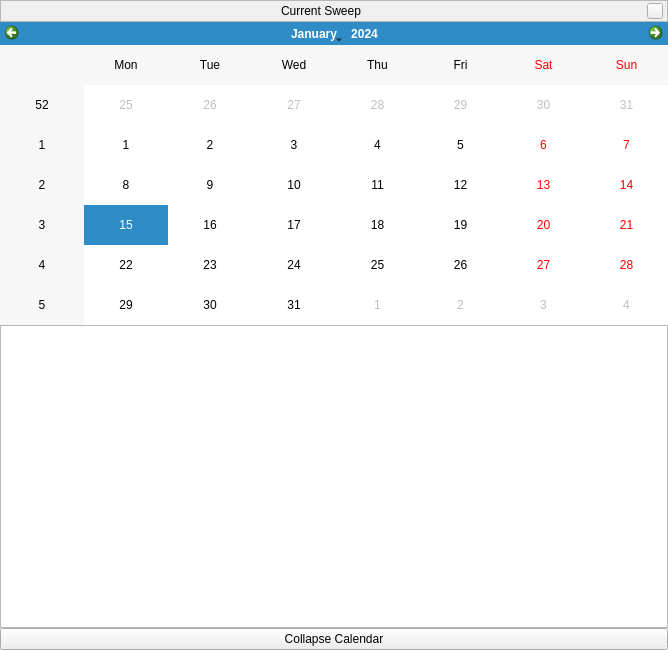
<?xml version="1.0" encoding="UTF-8"?>
<ui version="4.0">
 <class>calendarDialogForm</class>
 <widget class="QWidget" name="calendarDialogForm">
  <property name="geometry">
   <rect>
    <x>0</x>
    <y>0</y>
    <width>668</width>
    <height>650</height>
   </rect>
  </property>
  <property name="sizePolicy">
   <sizepolicy hsizetype="Minimum" vsizetype="MinimumExpanding">
    <horstretch>0</horstretch>
    <verstretch>0</verstretch>
   </sizepolicy>
  </property>
  <layout class="QVBoxLayout" name="verticalLayout_2">
   <property name="spacing">
    <number>0</number>
   </property>
   <property name="leftMargin">
    <number>0</number>
   </property>
   <property name="topMargin">
    <number>0</number>
   </property>
   <property name="rightMargin">
    <number>0</number>
   </property>
   <property name="bottomMargin">
    <number>0</number>
   </property>
   <item>
    <widget class="BarFrame" name="TitleBar">
     <property name="sizePolicy">
      <sizepolicy hsizetype="Expanding" vsizetype="Preferred">
       <horstretch>0</horstretch>
       <verstretch>0</verstretch>
      </sizepolicy>
     </property>
     <property name="maximumSize">
      <size>
       <width>16777215</width>
       <height>25</height>
      </size>
     </property>
     <property name="frameShape">
      <enum>QFrame::StyledPanel</enum>
     </property>
     <property name="frameShadow">
      <enum>QFrame::Raised</enum>
     </property>
     <layout class="QHBoxLayout" name="horizontalLayout_7">
      <property name="spacing">
       <number>6</number>
      </property>
      <property name="leftMargin">
       <number>0</number>
      </property>
      <property name="topMargin">
       <number>0</number>
      </property>
      <property name="rightMargin">
       <number>4</number>
      </property>
      <property name="bottomMargin">
       <number>0</number>
      </property>
      <item>
       <spacer name="leftSpacer">
        <property name="orientation">
         <enum>Qt::Horizontal</enum>
        </property>
        <property name="sizeHint" stdset="0">
         <size>
          <width>40</width>
          <height>20</height>
         </size>
        </property>
       </spacer>
      </item>
      <item>
       <widget class="QLabel" name="stelWindowTitle">
        <property name="text">
         <string>Current Sweep</string>
        </property>
       </widget>
      </item>
      <item>
       <spacer name="rightSpacer">
        <property name="orientation">
         <enum>Qt::Horizontal</enum>
        </property>
        <property name="sizeHint" stdset="0">
         <size>
          <width>40</width>
          <height>20</height>
         </size>
        </property>
       </spacer>
      </item>
      <item>
       <widget class="QPushButton" name="closeStelWindow">
        <property name="minimumSize">
         <size>
          <width>16</width>
          <height>16</height>
         </size>
        </property>
        <property name="maximumSize">
         <size>
          <width>16</width>
          <height>16</height>
         </size>
        </property>
        <property name="focusPolicy">
         <enum>Qt::NoFocus</enum>
        </property>
        <property name="text">
         <string/>
        </property>
       </widget>
      </item>
     </layout>
    </widget>
   </item>
   <item>
    <widget class="QFrame" name="Contents">
     <property name="enabled">
      <bool>true</bool>
     </property>
     <property name="sizePolicy">
      <sizepolicy hsizetype="Expanding" vsizetype="Expanding">
       <horstretch>0</horstretch>
       <verstretch>0</verstretch>
      </sizepolicy>
     </property>
     <layout class="QVBoxLayout" name="verticalLayout_4">
      <property name="spacing">
       <number>0</number>
      </property>
      <property name="leftMargin">
       <number>0</number>
      </property>
      <property name="topMargin">
       <number>0</number>
      </property>
      <property name="rightMargin">
       <number>0</number>
      </property>
      <property name="bottomMargin">
       <number>0</number>
      </property>
      <item>
       <widget class="QCalendarWidget" name="calendarWidget"/>
      </item>
      <item>
       <widget class="QListWidget" name="sweepsFoundView"/>
      </item>
      <item>
       <widget class="QPushButton" name="collapseDialog">
        <property name="text">
         <string>Collapse Calendar</string>
        </property>
       </widget>
      </item>
     </layout>
    </widget>
   </item>
  </layout>
 </widget>
 <customwidgets>
  <customwidget>
   <class>BarFrame</class>
   <extends>QFrame</extends>
   <header>Dialog.hpp</header>
   <container>1</container>
  </customwidget>
 </customwidgets>
 <resources/>
 <connections/>
</ui>
